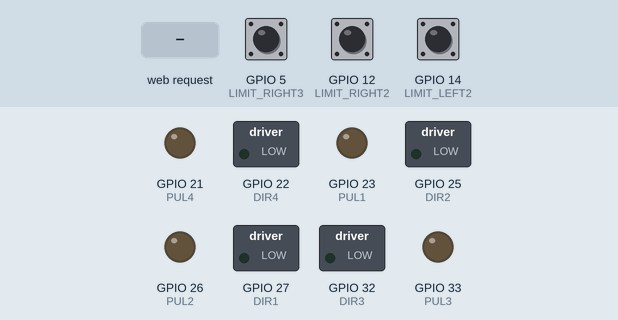
A sketch run on a simulated ESP32. Parts: switched loads named in the sketch (green lamp = pin HIGH), output pins drawn as LEDs (lit = HIGH). The test bench sets the inputs (shaded band); at power-on: GPIO 12 (LIMIT_RIGHT2) LOW, GPIO 5 (LIMIT_RIGHT3) LOW, GPIO 14 (LIMIT_LEFT2) LOW. EEPROM starts erased; what the sketch prints to the serial monitor is not drawn.

Above: at 1.2 s.
1.3 s: HTTP request GET /start2 received
At 2.4 s:
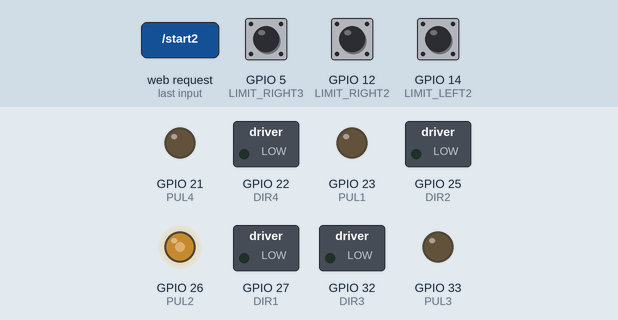
2.8 s: GPIO 12 (LIMIT_RIGHT2) pulled HIGH for 0.15 s
At 3.7 s:
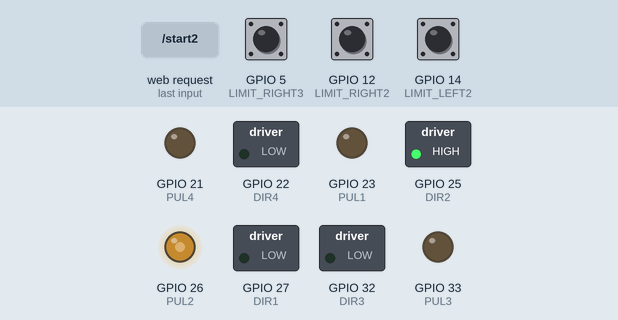
4.4 s: HTTP request GET /stop2 received
At 4.9 s:
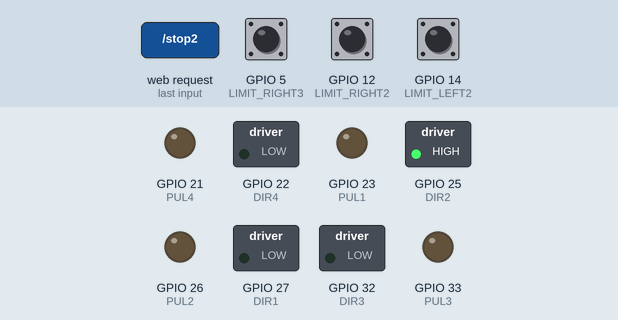
5.9 s: HTTP request GET /start3 received
At 6.3 s:
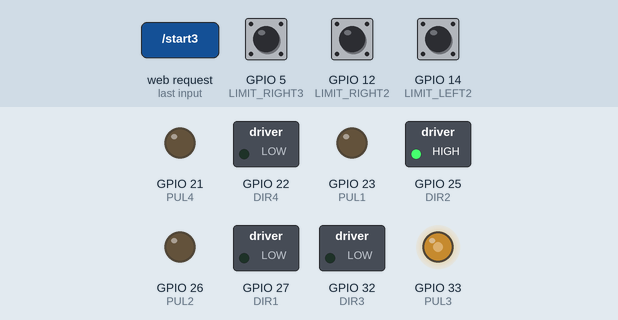
7.4 s: HTTP request GET /stop3 received
At 8.2 s:
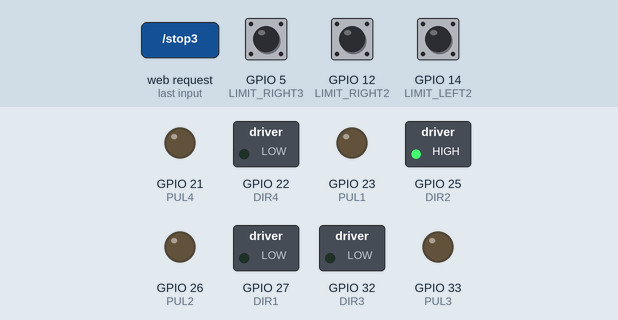
8.9 s: HTTP request GET /set?angle=1&valor=1 received
At 9.7 s:
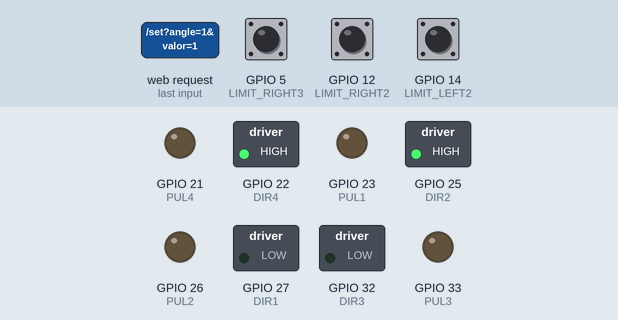
Timing chart, 0 to 11.4 s (numbered marks = the images above; inputs shaded):
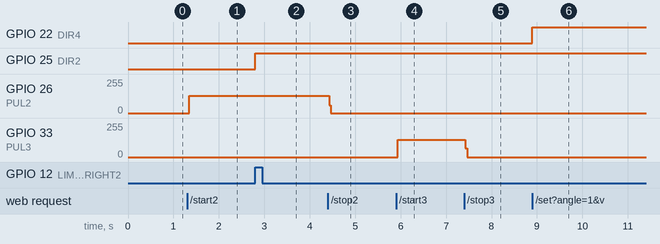

The sketch:

Codigo_Actualziado_Sliders.ino
```cpp
#include <WiFi.h>
#include <WebServer.h>
#include <Preferences.h>
#include <Ticker.h>

// Motor 1
#define PUL1 23
#define DIR1 27
#define LIMIT_LEFT1 18
#define LIMIT_RIGHT1 13

//Motor 2
#define PUL2 26
#define DIR2 25
#define LIMIT_LEFT2 14
#define LIMIT_RIGHT2 12

//Motor 3
#define PUL3 33
#define DIR3 32
#define LIMIT_LEFT3 19
#define LIMIT_RIGHT3 5

// Motor 4
#define PUL4 21
#define DIR4 22

// Botón
#define BUTTON_PIN 17

// WiFi
const char* ssid = "Escaner";
const char* password = "12345678";

WebServer server(80);
Preferences prefs;

// Estados motores automáticos
bool motorActive2 = false, movingRight2 = true, canChangeDirection2 = true;
bool motorActive3 = false, movingRight3 = true, canChangeDirection3 = true;
unsigned long lastDebounceTime1 = 0, lastDebounceTime2 = 0, lastDebounceTime3 = 0;

// Motor 4
volatile bool motorBusy4 = false;
volatile bool running4 = false;
volatile int stepsToMove4 = 0;
volatile int direction4 = 1;
int currentPosition4 = 0;
const int maxPosition4 = 100;
const int speedMicro = 800;

// Motor 1 con slider
volatile bool motorBusy1 = false;
volatile bool running1 = false;
volatile int stepsToMove1 = 0;
volatile int direction1 = 1;
int currentPosition1 = 0;
const int maxPosition1 = 100;
bool limitReached1 = false;

// Ticker
Ticker ticker2, ticker3;
const unsigned long debounceDelay = 300;

// HTML Web Interface
const char htmlPage[] PROGMEM = R"rawliteral(
<!DOCTYPE html><html><head><title>Control Motores</title></head><body>
<h1>Control Motores</h1>

<h2>Motor 1 - Ancho (0 a 90): <span id='anchoVal'>0</span></h2>
<input type="range" min="0" max="90" value="0" id="anchoSlider" onchange="setAncho()" oninput="updateAncho()"><br><br>

<h2>Motor 2</h2>
<button onclick="location.href='/start2'">Iniciar</button>
<button onclick="location.href='/stop2'">Detener</button>

<h2>Motor 3</h2>
<button onclick="location.href='/start3'">Iniciar</button>
<button onclick="location.href='/stop3'">Detener</button>

<h2>Motor 4 - Ángulo (0 a 90): <span id='stepVal'>0</span></h2>
<input type="range" min="0" max="90" value="0" id="stepsSlider" onchange="handleSlider()" oninput="updateLabel()"><br><br>

<script>
function updateAncho() {
  const v = document.getElementById("anchoSlider").value;
  document.getElementById("anchoVal").innerText = v;
}
function updateLabel() {
  const v = document.getElementById("stepsSlider").value;
  document.getElementById("stepVal").innerText = v;
}
function setAncho() {
  const v = document.getElementById("anchoSlider").value;
  fetch("/setAncho?valor=" + v);
}
function handleSlider() {
  const v = document.getElementById("stepsSlider").value;
  fetch("/set?angle=" + v);
}
setInterval(() => {
  fetch("/get").then(res => res.json()).then(data => {
    document.getElementById("anchoVal").innerText = data.ancho;
    document.getElementById("anchoSlider").value = data.ancho;
    document.getElementById("stepVal").innerText = data.angle;
    document.getElementById("stepsSlider").value = data.angle;
  });
}, 1000);
</script>
</body></html>
)rawliteral";

void setup() {
  Serial.begin(115200);

  pinMode(PUL1, OUTPUT); pinMode(DIR1, OUTPUT); pinMode(LIMIT_LEFT1, INPUT); pinMode(LIMIT_RIGHT1, INPUT);
  pinMode(PUL2, OUTPUT); pinMode(DIR2, OUTPUT); pinMode(LIMIT_LEFT2, INPUT); pinMode(LIMIT_RIGHT2, INPUT);
  pinMode(PUL3, OUTPUT); pinMode(DIR3, OUTPUT); pinMode(LIMIT_LEFT3, INPUT); pinMode(LIMIT_RIGHT3, INPUT);
  pinMode(PUL4, OUTPUT); pinMode(DIR4, OUTPUT);
  pinMode(BUTTON_PIN, INPUT_PULLUP);

  WiFi.softAP(ssid, password);
  Serial.println("Conectado. IP: " + WiFi.softAPIP().toString());

  prefs.begin("motor4", false);
  currentPosition4 = prefs.getInt("pos", 0);

  server.on("/", []() { server.send_P(200, "text/html", htmlPage); });
  server.on("/start2", []() { motorActive2 = true; server.send(200, "text/html", htmlPage); });
  server.on("/stop2", []() { motorActive2 = false; server.send(200, "text/html", htmlPage); });
  server.on("/start3", []() { motorActive3 = true; server.send(200, "text/html", htmlPage); });
  server.on("/stop3", []() { motorActive3 = false; server.send(200, "text/html", htmlPage); });

  server.on("/set", []() {
    if (!server.hasArg("angle")) return;
    int angle = constrain(server.arg("angle").toInt(), 0, 90);
    int target = map(angle, 0, 90, 0, maxPosition4);
    if (target == currentPosition4) return;
    if (!motorBusy4 && !running4) {
      stepsToMove4 = abs(target - currentPosition4);
      direction4 = (target > currentPosition4) ? 1 : 0;
      running4 = true;
    }
  });

  server.on("/setAncho", []() {
    if (!server.hasArg("valor")) return;
    int angle = constrain(server.arg("valor").toInt(), 0, 90);
    int target = map(angle, 0, 90, 0, maxPosition1);
    if (target == currentPosition1) return;
    if (!motorBusy1 && !running1 && !limitReached1) {
      stepsToMove1 = abs(target - currentPosition1);
      direction1 = (target > currentPosition1) ? 1 : 0;
      running1 = true;
    }
  });

  server.on("/get", []() {
    int angle = map(currentPosition4, 0, maxPosition4, 0, 90);
    int ancho = map(currentPosition1, 0, maxPosition1, 0, 90);
    server.send(200, "application/json", "{\"angle\":" + String(angle) + ",\"ancho\":" + String(ancho) + "}");
  });

  server.on("/limit1", []() {
    String estado = "{\"limit\":";
    if (digitalRead(LIMIT_LEFT1)) estado += "\"left\"";
    else if (digitalRead(LIMIT_RIGHT1)) estado += "\"right\"";
    else estado += "\"none\"";
    estado += "}";
    server.send(200, "application/json", estado);
  });

  server.begin();
  ticker2.attach_us(1000, []() { digitalWrite(PUL2, motorActive2 ? !digitalRead(PUL2) : LOW); });
  ticker3.attach_us(100, []() { digitalWrite(PUL3, motorActive3 ? !digitalRead(PUL3) : LOW); });
}

void loop() {
  server.handleClient();
  unsigned long now = millis();

  // Motor 1 con slider y final de carrera
  if (running1 && !motorBusy1 && !limitReached1) {
    motorBusy1 = true;
    digitalWrite(DIR1, direction1 ? HIGH : LOW);
    for (int i = 0; i < stepsToMove1; i++) {
      if ((direction1 && digitalRead(LIMIT_RIGHT1)) || (!direction1 && digitalRead(LIMIT_LEFT1))) {
        limitReached1 = true;
        Serial.println("Motor 1: Límite alcanzado");
        break;
      }
      digitalWrite(PUL1, HIGH); delayMicroseconds(speedMicro);
      digitalWrite(PUL1, LOW); delayMicroseconds(speedMicro);
    }
    if (!limitReached1) {
      int newPos = currentPosition1 + (direction1 ? stepsToMove1 : -stepsToMove1);
      currentPosition1 = constrain(newPos, 0, maxPosition1);
    }
    running1 = false;
    motorBusy1 = false;
  }

  // Motor 2
  if (motorActive2) {
    if (canChangeDirection2) {
      if (movingRight2 && digitalRead(LIMIT_RIGHT2)) {
        movingRight2 = false; digitalWrite(DIR2, HIGH);
        canChangeDirection2 = false; lastDebounceTime2 = now;
      } else if (!movingRight2 && digitalRead(LIMIT_LEFT2)) {
        movingRight2 = true; digitalWrite(DIR2, LOW);
        canChangeDirection2 = false; lastDebounceTime2 = now;
      }
    } else if (now - lastDebounceTime2 > debounceDelay) canChangeDirection2 = true;
  }

  // Motor 3
  if (motorActive3) {
    if (canChangeDirection3) {
      if (movingRight3 && digitalRead(LIMIT_RIGHT3)) {
        movingRight3 = false; digitalWrite(DIR3, HIGH);
        canChangeDirection3 = false; lastDebounceTime3 = now;
      } else if (!movingRight3 && digitalRead(LIMIT_LEFT3)) {
        movingRight3 = true; digitalWrite(DIR3, LOW);
        canChangeDirection3 = false; lastDebounceTime3 = now;
      }
    } else if (now - lastDebounceTime3 > debounceDelay) canChangeDirection3 = true;
  }

  // Motor 4
  if (running4 && !motorBusy4) {
    motorBusy4 = true;
    digitalWrite(DIR4, direction4 ? HIGH : LOW);
    for (int i = 0; i < stepsToMove4; i++) {
      digitalWrite(PUL4, HIGH); delayMicroseconds(speedMicro);
      digitalWrite(PUL4, LOW); delayMicroseconds(speedMicro);
    }
    int newPos = currentPosition4 + (direction4 ? stepsToMove4 : -stepsToMove4);
    currentPosition4 = constrain(newPos, 0, maxPosition4);
    prefs.putInt("pos", currentPosition4);
    running4 = false;
    motorBusy4 = false;
  }
}
```

Measured:
- after the input at 1.3 s, GPIO 26 (PUL2): 0/255 → 128/255 at once
- after the input at 2.8 s, GPIO 25 (DIR2): LOW → HIGH at once
- after the input at 4.4 s, GPIO 26 (PUL2): 128/255 → 0/255 at once
- after the input at 5.9 s, GPIO 33 (PUL3): 0/255 → 129/255 at once
- after the input at 7.4 s, GPIO 33 (PUL3): 129/255 → 0/255 at once
- after the input at 8.9 s, GPIO 22 (DIR4): LOW → HIGH at once
